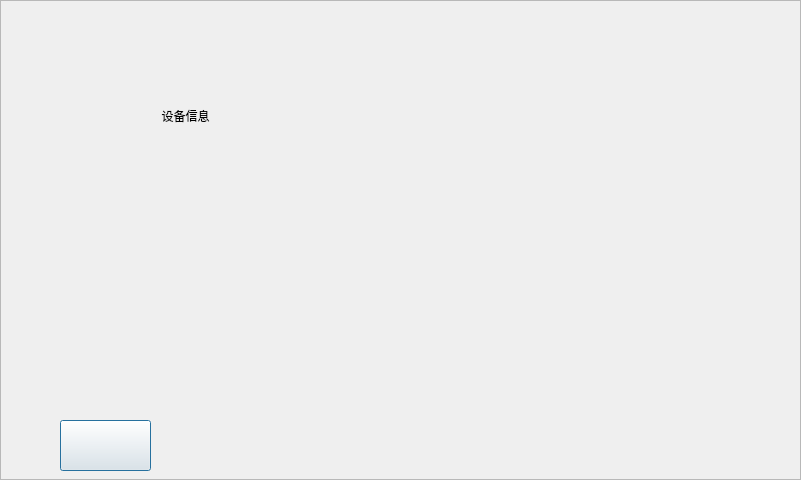
<?xml version="1.0" encoding="UTF-8"?>
<ui version="4.0">
 <class>p14_deviceinfo_dialog</class>
 <widget class="QDialog" name="p14_deviceinfo_dialog">
  <property name="geometry">
   <rect>
    <x>0</x>
    <y>0</y>
    <width>801</width>
    <height>480</height>
   </rect>
  </property>
  <property name="windowTitle">
   <string>Dialog</string>
  </property>
  <widget class="QFrame" name="frame">
   <property name="geometry">
    <rect>
     <x>0</x>
     <y>0</y>
     <width>801</width>
     <height>480</height>
    </rect>
   </property>
   <property name="styleSheet">
    <string notr="true">background-image: url(:/new/prefix/pic_resource/interface/interface_05.png);</string>
   </property>
   <property name="frameShape">
    <enum>QFrame::StyledPanel</enum>
   </property>
   <property name="frameShadow">
    <enum>QFrame::Raised</enum>
   </property>
   <widget class="QLabel" name="label">
    <property name="geometry">
     <rect>
      <x>110</x>
      <y>100</y>
      <width>151</width>
      <height>31</height>
     </rect>
    </property>
    <property name="styleSheet">
     <string notr="true">background-image: url(:/new/prefix/pic_resource/otherwidget/button_03.png);</string>
    </property>
    <property name="text">
     <string>设备信息</string>
    </property>
    <property name="alignment">
     <set>Qt::AlignCenter</set>
    </property>
   </widget>
   <widget class="QPushButton" name="ptn_return">
    <property name="geometry">
     <rect>
      <x>60</x>
      <y>420</y>
      <width>91</width>
      <height>51</height>
     </rect>
    </property>
    <property name="styleSheet">
     <string notr="true">border-image: url(:/new/prefix/pic_resource/otherwidget/return.png);
background-image: url(:/charway/pic_resource/chargeway/bluebkgd.png);</string>
    </property>
    <property name="text">
     <string/>
    </property>
   </widget>
   <widget class="QFrame" name="frame_time">
    <property name="geometry">
     <rect>
      <x>470</x>
      <y>30</y>
      <width>311</width>
      <height>30</height>
     </rect>
    </property>
    <property name="styleSheet">
     <string notr="true">background-image: url(:/charway/pic_resource/chargeway/bluebkgd.png);</string>
    </property>
    <property name="frameShape">
     <enum>QFrame::NoFrame</enum>
    </property>
    <property name="frameShadow">
     <enum>QFrame::Raised</enum>
    </property>
    <widget class="QLabel" name="label_net">
     <property name="geometry">
      <rect>
       <x>10</x>
       <y>0</y>
       <width>25</width>
       <height>25</height>
      </rect>
     </property>
     <property name="styleSheet">
      <string notr="true">background-image: url(:/new/prefix/pic_resource/otherwidget/netstat_good.png);</string>
     </property>
     <property name="text">
      <string/>
     </property>
    </widget>
    <widget class="QLabel" name="label_sysdate">
     <property name="geometry">
      <rect>
       <x>50</x>
       <y>5</y>
       <width>131</width>
       <height>22</height>
      </rect>
     </property>
     <property name="palette">
      <palette>
       <active>
        <colorrole role="WindowText">
         <brush brushstyle="SolidPattern">
          <color alpha="255">
           <red>255</red>
           <green>255</green>
           <blue>255</blue>
          </color>
         </brush>
        </colorrole>
        <colorrole role="Text">
         <brush brushstyle="SolidPattern">
          <color alpha="255">
           <red>255</red>
           <green>255</green>
           <blue>255</blue>
          </color>
         </brush>
        </colorrole>
       </active>
       <inactive>
        <colorrole role="WindowText">
         <brush brushstyle="SolidPattern">
          <color alpha="255">
           <red>255</red>
           <green>255</green>
           <blue>255</blue>
          </color>
         </brush>
        </colorrole>
        <colorrole role="Text">
         <brush brushstyle="SolidPattern">
          <color alpha="255">
           <red>255</red>
           <green>255</green>
           <blue>255</blue>
          </color>
         </brush>
        </colorrole>
       </inactive>
       <disabled>
        <colorrole role="WindowText">
         <brush brushstyle="SolidPattern">
          <color alpha="255">
           <red>106</red>
           <green>104</green>
           <blue>100</blue>
          </color>
         </brush>
        </colorrole>
        <colorrole role="Text">
         <brush brushstyle="SolidPattern">
          <color alpha="255">
           <red>106</red>
           <green>104</green>
           <blue>100</blue>
          </color>
         </brush>
        </colorrole>
       </disabled>
      </palette>
     </property>
     <property name="font">
      <font>
       <pointsize>22</pointsize>
       <weight>50</weight>
       <bold>false</bold>
      </font>
     </property>
     <property name="styleSheet">
      <string notr="true">background-image: url(:/background/qrc/background/mainlab_phonenum.png);</string>
     </property>
     <property name="text">
      <string/>
     </property>
    </widget>
    <widget class="QLabel" name="label_systime">
     <property name="geometry">
      <rect>
       <x>190</x>
       <y>5</y>
       <width>110</width>
       <height>22</height>
      </rect>
     </property>
     <property name="palette">
      <palette>
       <active>
        <colorrole role="WindowText">
         <brush brushstyle="SolidPattern">
          <color alpha="255">
           <red>255</red>
           <green>255</green>
           <blue>255</blue>
          </color>
         </brush>
        </colorrole>
        <colorrole role="Text">
         <brush brushstyle="SolidPattern">
          <color alpha="255">
           <red>255</red>
           <green>255</green>
           <blue>255</blue>
          </color>
         </brush>
        </colorrole>
       </active>
       <inactive>
        <colorrole role="WindowText">
         <brush brushstyle="SolidPattern">
          <color alpha="255">
           <red>255</red>
           <green>255</green>
           <blue>255</blue>
          </color>
         </brush>
        </colorrole>
        <colorrole role="Text">
         <brush brushstyle="SolidPattern">
          <color alpha="255">
           <red>255</red>
           <green>255</green>
           <blue>255</blue>
          </color>
         </brush>
        </colorrole>
       </inactive>
       <disabled>
        <colorrole role="WindowText">
         <brush brushstyle="SolidPattern">
          <color alpha="255">
           <red>106</red>
           <green>104</green>
           <blue>100</blue>
          </color>
         </brush>
        </colorrole>
        <colorrole role="Text">
         <brush brushstyle="SolidPattern">
          <color alpha="255">
           <red>106</red>
           <green>104</green>
           <blue>100</blue>
          </color>
         </brush>
        </colorrole>
       </disabled>
      </palette>
     </property>
     <property name="font">
      <font>
       <pointsize>22</pointsize>
       <weight>50</weight>
       <bold>false</bold>
      </font>
     </property>
     <property name="styleSheet">
      <string notr="true">background-image: url(:/background/qrc/background/mainlab_phonenum.png);</string>
     </property>
     <property name="text">
      <string/>
     </property>
    </widget>
   </widget>
  </widget>
 </widget>
 <resources/>
 <connections/>
</ui>
